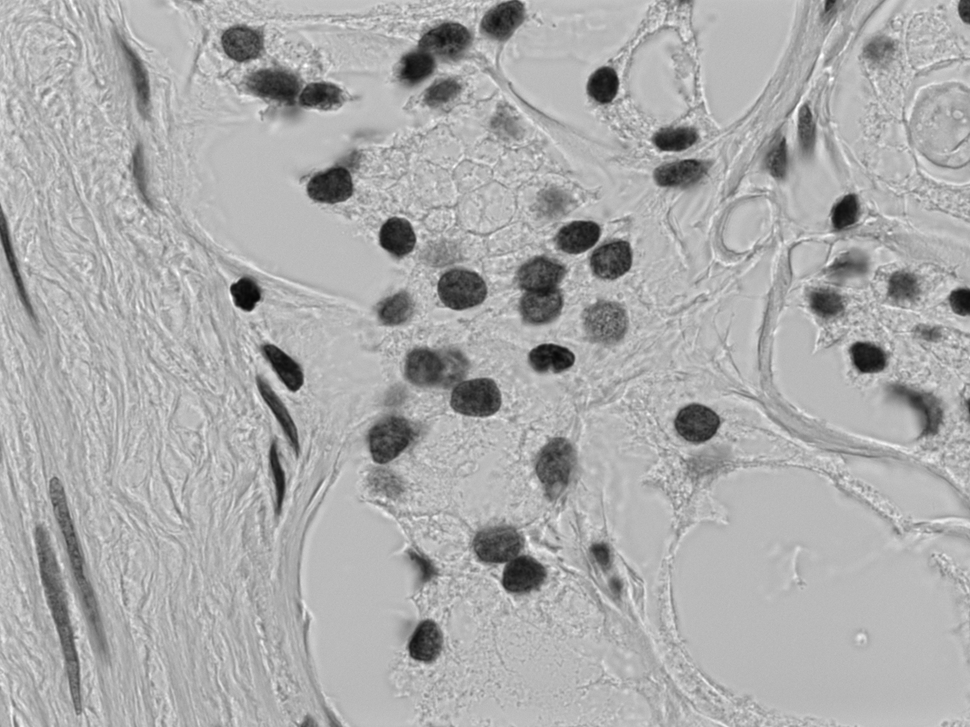
#> input picture oblig1/cellekjerner.png, 970 x 727 px, shrunk from 1388 x 1040 before the run
$ python oppgave2.py
#> lines starting #> are read from the running program, lines starting #| are printed output that depends on the picture
import numpy as np
import math
from imageio import imread, imwrite
import matplotlib.pyplot as plt

def konvulsjon(bilde, filter):
    M1,N1 = bilde.shape
    M2,N2 = filter.shape

    filter = np.rot90(filter, 2) #roterer 180 grader
    utBilde = np.zeros((M1, N1))
    a = int((M2 - 1) / 2)
    b = int((N2 - 1) / 2)

    utvidetBilde = np.pad(bilde, ((a, a), (b, b)), mode = 'edge')

    for i in range(M1):
        for j in range(N1):
            pVerdi = utvidetBilde[i:(i + 2 * a + 1),j:(j + 2 * b + 1)] * filter
            utBilde[i, j] = np.sum(pVerdi)
    return utBilde

def lagGaussfilter(sigma):
    n = np.round(1 + 8 * sigma)
    filter = np.zeros((n, n))
    sum = 0

    a = int((n - 1) / 2)
    for i in range(-a, a + 1):
        for j in range(-a, a + 1):
            k = np.exp(-((i**2 + j**2) / (2*sigma**2)))
            filter[i + a][j + a] = k
            sum += k
    return filter/sum

def gradientmagnitud(bilde):
    x = np.array([[0,1,0], [0,0,0], [0,-1,0]])
    y = np.array([[0,0,0], [1,0,-1], [0,0,0]])

    gx = konvulsjon(bilde, x)
    gy = konvulsjon(bilde, y)

    A = np.sqrt(gx**2 + gy**2)
    th = np.rad2deg(np.arctan2(gy,gx))

    max = np.max(A)
    min = np.min(A)

    utBilde = (255 - 0) / (max - min) * (A - min)

    return utBilde,th

def kanttynning(gradientM, gradientV):
    utM = np.copy(gradientM)
    M1, N1 = gradientV.shape
    padM = np.pad(utM, 1, 'constant')

    for i in range(M1):
        for j in range(N1):
            g = i + 1
            h = j + 1
            vinkel = gradientV[i, j]

            if (np.abs(vinkel) <= 22.5 or np.abs(vinkel) > 157.5):
                if((padM[g + 1, h] > padM[g, h]) or (padM[g - 1, h] > padM[g, h])):
                    utM[i, j] = 0

            elif ((22.5 < vinkel <= 67.5) or (-112.5 > vinkel >= -157.5)):
                if((padM[g + 1, h + 1] > padM[g, h]) or (padM[g - 1, h - 1] > padM[g, h])):
                    utM[i, j] = 0

            elif (67.5 < np.abs(vinkel) <= 112.5):
                if((padM[g, h + 1] > padM[g, h]) or (padM[g, h - 1] > padM[g, h])):
                    utM[i, j] = 0

            elif ((112.5 < vinkel <= 157.5) or (-22.5 > vinkel >= -67.5)):
                if((padM[g - 1, h + 1] > padM[g, h]) or (padM[g + 1, h - 1] > padM[g, h])):
                    utM[i, j] = 0
    return utM

def hysterese(tynnetBilde, lav, hoy):
    tynnetBildeH = np.where(tynnetBilde >= hoy, tynnetBilde, 0)
    tynnetBildeL = np.where((lav <= tynnetBilde) & (tynnetBilde < hoy), tynnetBilde, 0)

    merket = np.nonzero(tynnetBildeH)
    M,N = tynnetBilde.shape
    while(len(merket[1]) > 0):
        nyeMerket = [[],[]]
        for i,j in zip(merket[0], merket[1]):
            for g in range(-1, 2):
                for h in range(-1, 2):
                    x,y = i + g, j + h
                    if (0 <= x < M) & (0 <= y < N):
                        if tynnetBildeL[x, y] > 0:
                            tynnetBildeH[x, y] = tynnetBildeL[x, y]
                            tynnetBildeL[x, y] = 0
                            nyeMerket[0].append(x)
                            nyeMerket[1].append(y)
        merket = nyeMerket
    return tynnetBildeH

def main():
    celleBilde = imread('cellekjerner.png', as_gray = True)
#> celleBilde is the input picture: shape (727, 970) float32; min 5, max 255, mean 171.8

    sigma = 5
    Tl = 50
    Th = 70
    print("prosseserer bildet...")
    gaussfilter = lagGaussfilter(sigma)
    filtrertBilde = konvulsjon(celleBilde, gaussfilter)
    magnitud, vinkelMagnitud = gradientmagnitud(filtrertBilde)
#> after the loop in konvulsjon (call 2), `for i in range(M1):`:
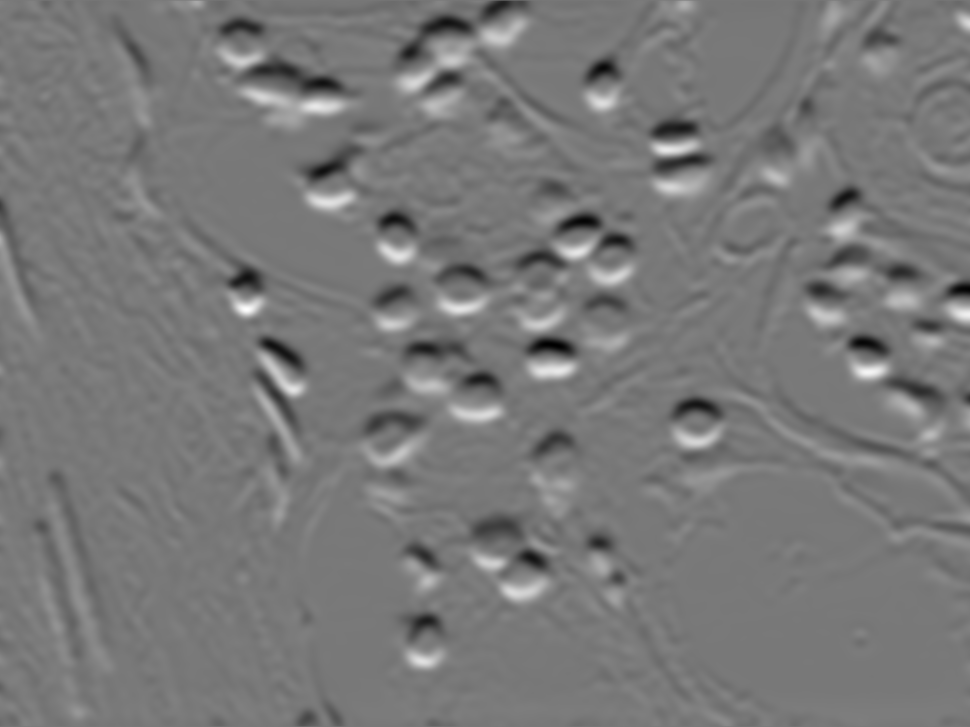
#> utBilde: shape (727, 970) float64; min -23.04, max 25.52, mean 0; drawn with min black and max white
#> after the loop in konvulsjon (call 3), `for i in range(M1):`:
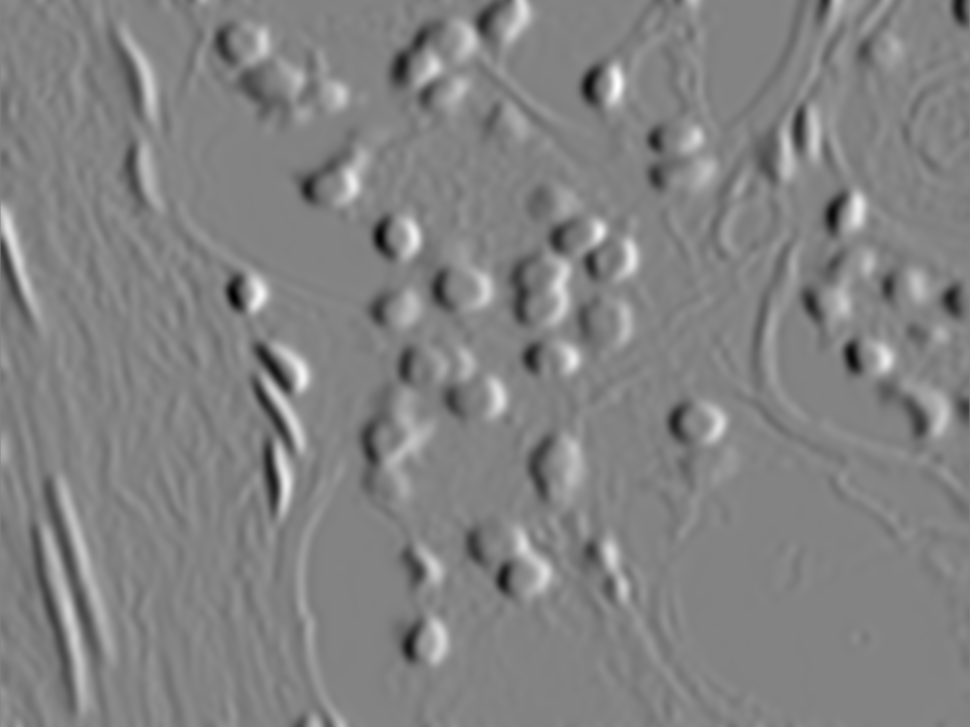
#> utBilde: shape (727, 970) float64; min -25.38, max 23.92, mean 0; drawn with min black and max white
#> in gradientmagnitud, `th = np.rad2deg(np.arctan2(gy,gx))`:
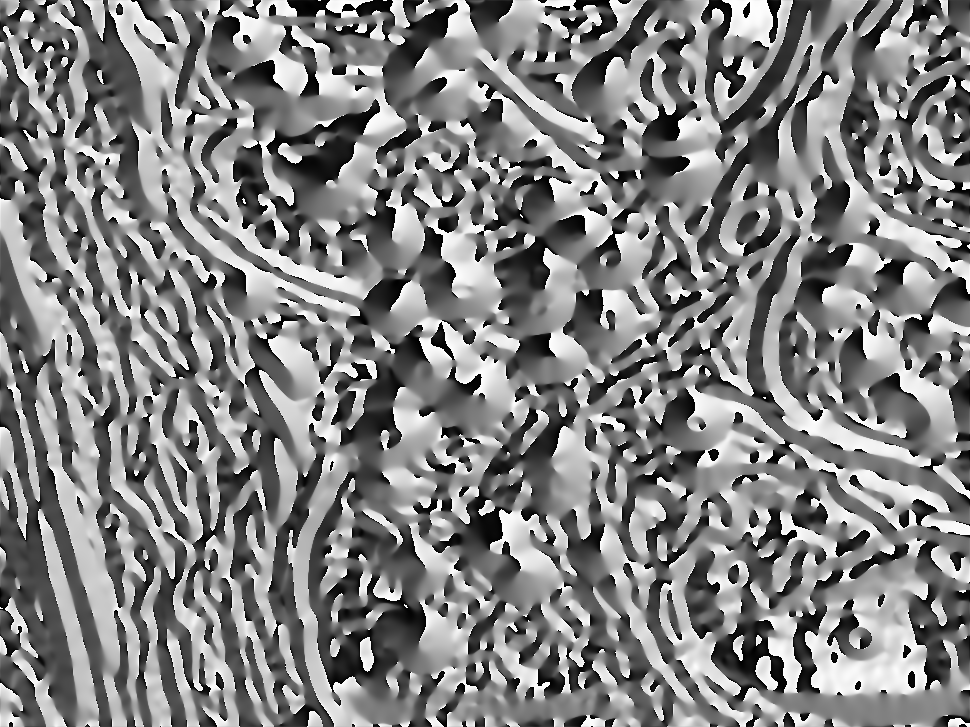
#> th: shape (727, 970) float64; min -180, max 180, mean 4.4; drawn with min black and max white
#> in gradientmagnitud, `max = np.max(A)`: max = 26.84
#> in gradientmagnitud, `min = np.min(A)`: min = 7.66e-05
    tynnetM = kanttynning(magnitud, vinkelMagnitud)
#> after the loop in kanttynning, `for i in range(M1):`:
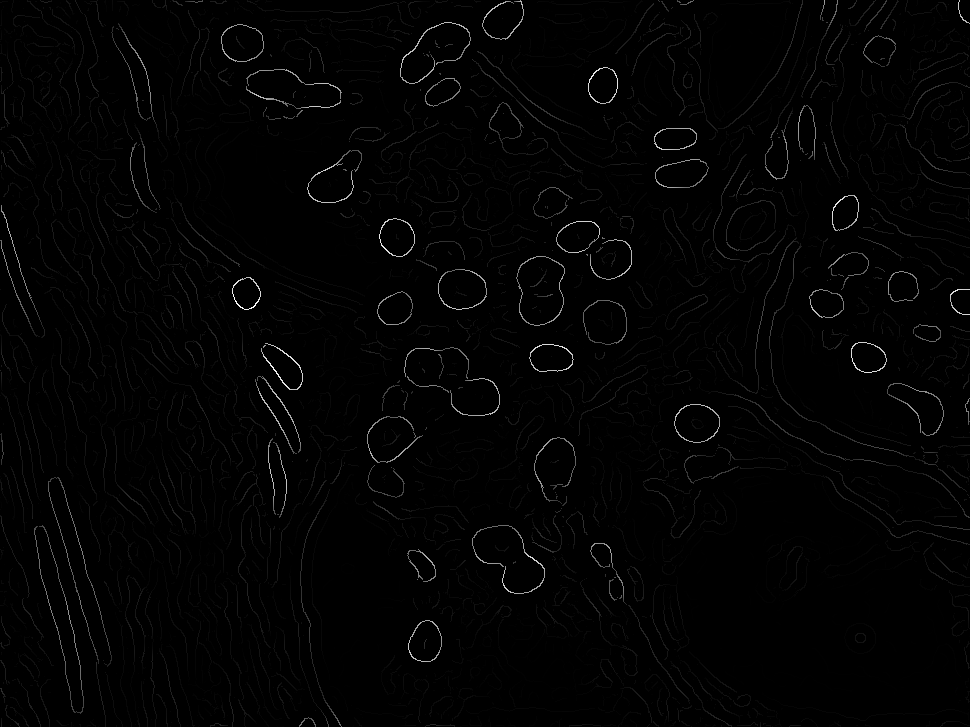
#> utM: shape (727, 970) float64; min 0, max 255, mean 2.9
    hystereseFerdig = hysterese(tynnetM, Tl, Th)
#> in hysterese, `merket = np.nonzero(tynnetBildeH)`: merket = 7932 positions, rows 0 to 726, columns 0 to 969
#> the loop in hysterese, `while(len(merket[1]) > 0):` made 21 passes
#> merket on passes 18 to 21: [[138, 215, 216, 216], [510, 538, 538, 541]], [[138, 216, 216], [509, 539, 540]], [[137], [508]], [[], []]
#> after the loop in hysterese, `while(len(merket[1]) > 0):`:
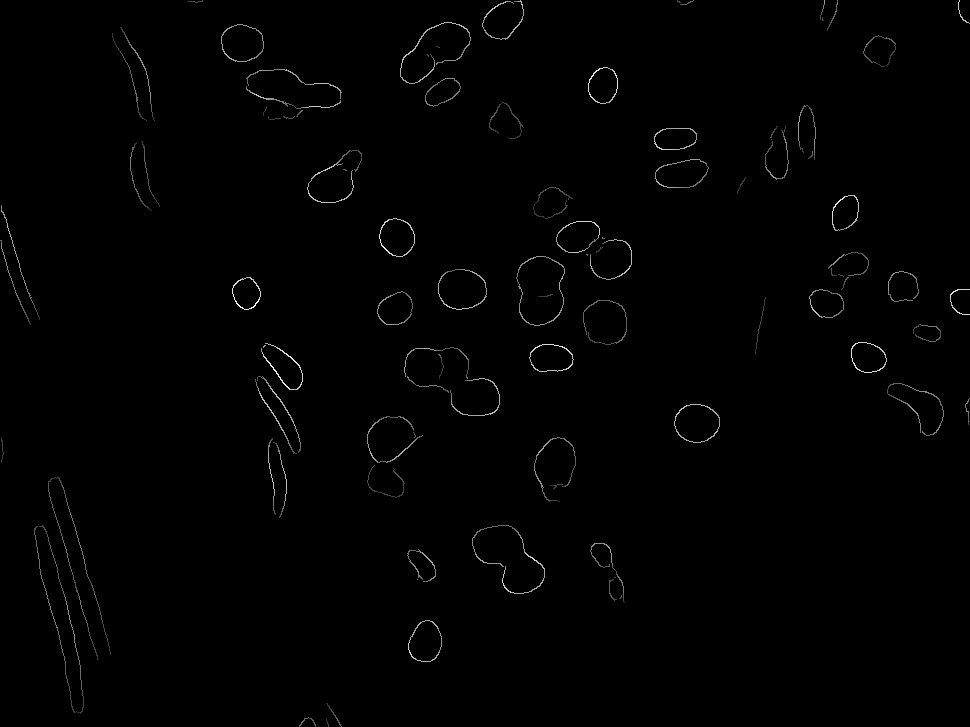
#> tynnetBildeH: shape (727, 970) float64; min 0, max 255, mean 1.6
#> after the loop in hysterese, `while(len(merket[1]) > 0):`:
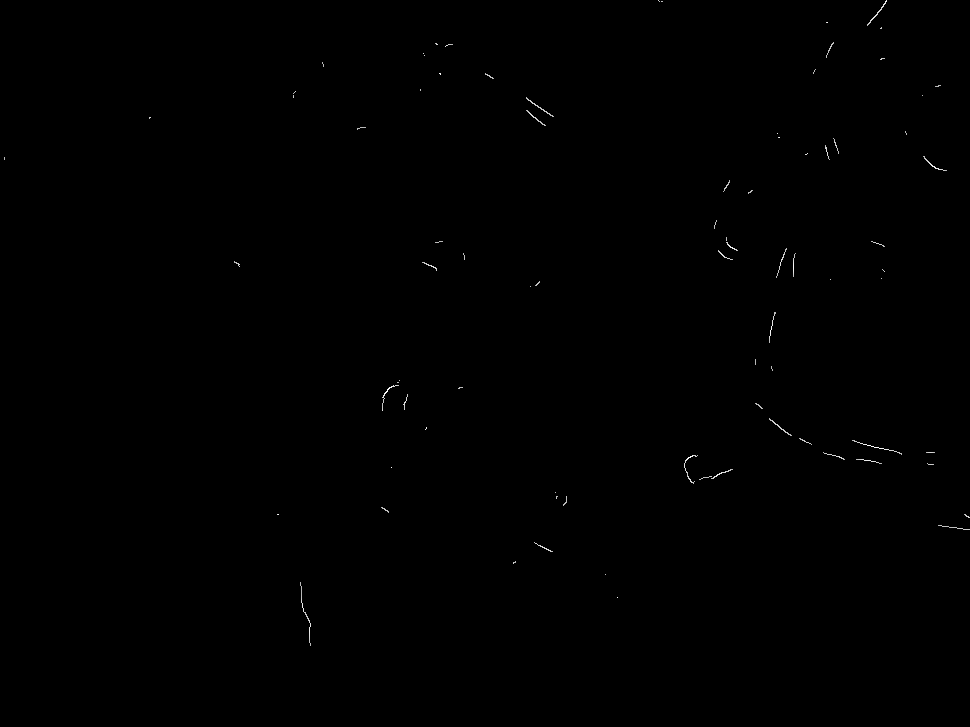
#> tynnetBildeL: shape (727, 970) float64; min 0, max 69.77, mean 0.1; drawn with min black and max white

    print("Ferdig")
    filtrert = np.round(filtrertBilde).astype(np.uint8)
    kanttynnet = np.round(tynnetM).astype(np.uint8)
    magnitudBilde = np.round(magnitud).astype(np.uint8)
    hystereseFerdig = np.round(hystereseFerdig).astype(np.uint8)

    imwrite("magnitud.png", magnitudBilde)
    imwrite("filtrert.png", filtrert)
    imwrite("kanttynnet.png", kanttynnet)
    imwrite("hysterese.png", hystereseFerdig)

if __name__ == "__main__":
    main()
